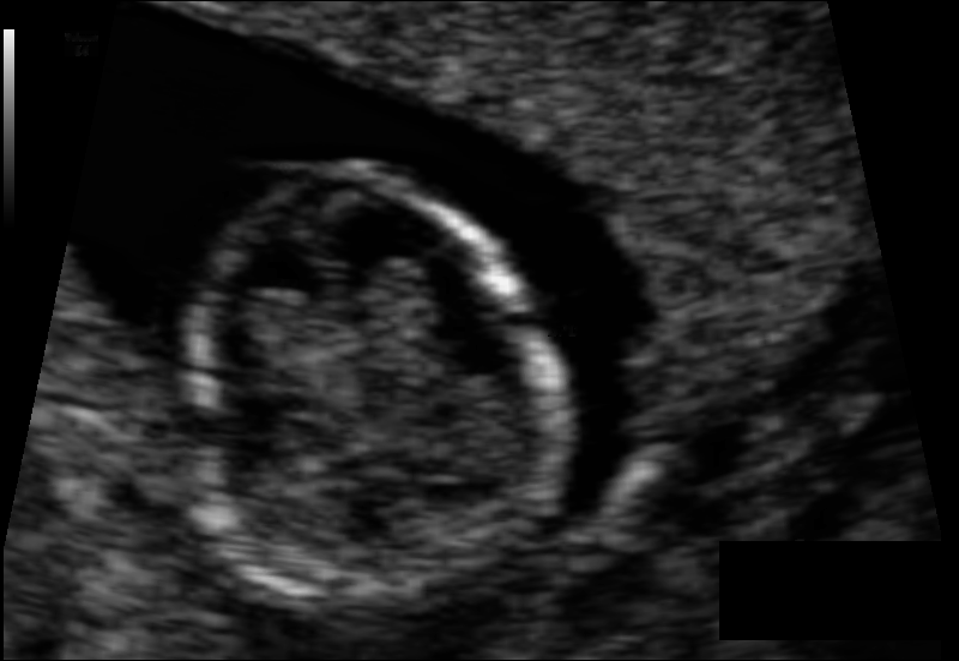
#> input picture Diverse Fetal Head Images/Orginal_train_images_to_959_661/029_HC.png, 959 x 661 px; its folder holds 4 pictures in this run
$ python ingest_new_data.py
#> lines starting #> are read from the running program, lines starting #| are printed output that depends on the picture
import os
import cv2
import numpy as np
from pathlib import Path
from tqdm import tqdm

def main():
    print("🚀 Starting data validation and ingestion...")
    ROOT_DIR = Path("/Users/nabeel/Desktop/fetal_new")
    IMAGES_DIR = ROOT_DIR / "dataset/images"
    MASKS_DIR = ROOT_DIR / "dataset/masks"
    NEW_IMGS_DIR = ROOT_DIR / "Diverse Fetal Head Images" / "Orginal_train_images_to_959_661"
    NEW_MASKS_DIR = ROOT_DIR / "Diverse Fetal Head Images" / "Test-Dataset-Segmentation" / "SegmentationClass"

    import glob
    img_files = glob.glob(str(NEW_IMGS_DIR / "*.png"))
    print(f"📦 Found {len(img_files)} new images to process.")

    # Colors defined in labelmap.txt (RGB)
    TARGET_COLORS = [
        (255, 0, 0),    # Brain
        (0, 0, 255),    # LV
        (255, 255, 0),  # CSP
    ]

    added_count = 0
    for img_path in tqdm(img_files, desc="Processing and Resizing"):
        basename = os.path.basename(img_path)
        mask_path = NEW_MASKS_DIR / basename

        if not mask_path.exists():
            continue

        img = cv2.imread(img_path, cv2.IMREAD_GRAYSCALE)
#> img is the input picture: shape (661, 959); min 0, max 255, mean 29.8
        mask = cv2.imread(str(mask_path), cv2.IMREAD_COLOR) # OpenCV reads BGR

        if mask is None or img is None:
            continue

        # Convert BGR (OpenCV) to RGB (for checking logic)
        mask_rgb = cv2.cvtColor(mask, cv2.COLOR_BGR2RGB)

        # Initialize an empty 1D mask (Background = 0)
        processed_mask = np.zeros(mask_rgb.shape[:2], dtype=np.uint8)

        # Map target classes to 1 (Head circumfrence)
        for color in TARGET_COLORS:
            matches = np.all(mask_rgb == color, axis=-1)
            processed_mask[matches] = 1

        # Resize all new images to 256x256 medical standard
        img_resized = cv2.resize(img, (256, 256), interpolation=cv2.INTER_AREA)
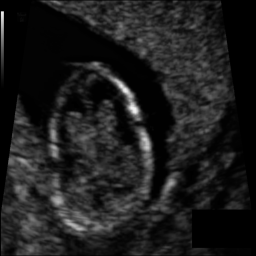
#> img_resized: shape (256, 256); min 0, max 243, mean 29.8
        mask_resized = cv2.resize(processed_mask, (256, 256), interpolation=cv2.INTER_NEAREST)
#> mask_resized: shape (256, 256); every value is 0

        # Save to main dataset folder with "Diverse_" prefix to prevent overwriting
        cv2.imwrite(str(IMAGES_DIR / f"Diverse_{basename}"), img_resized)
        cv2.imwrite(str(MASKS_DIR / f"Diverse_{basename}"), mask_resized)
        added_count += 1
#> pass 2 of the loop in main, `for img_path in tqdm(img_files, desc="Processing and Resizing"):`:
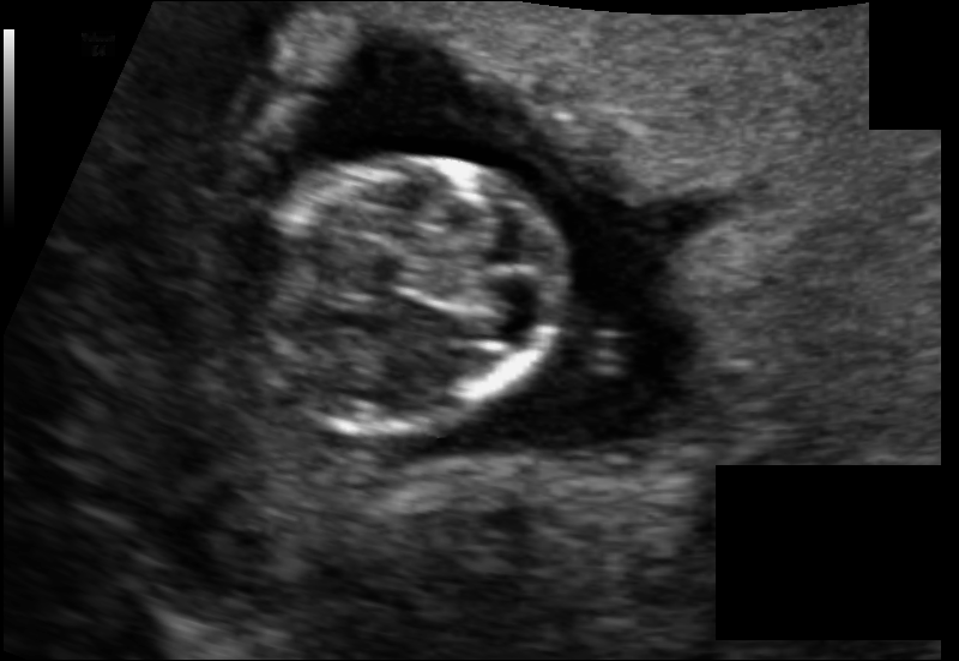
#> input picture Diverse Fetal Head Images/Orginal_train_images_to_959_661/033_HC.png, 959 x 661 px
#> in main, img is the input picture: shape (661, 959); min 0, max 255, mean 42.6
#> in main, `img_resized = cv2.resize(img, (256, 256), interpolation=cv2.INTER_AREA)`:
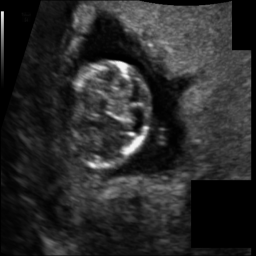
#> img_resized: shape (256, 256); min 0, max 243, mean 42.6
#> pass 3 of the loop in main, `for img_path in tqdm(img_files, desc="Processing and Resizing"):`:
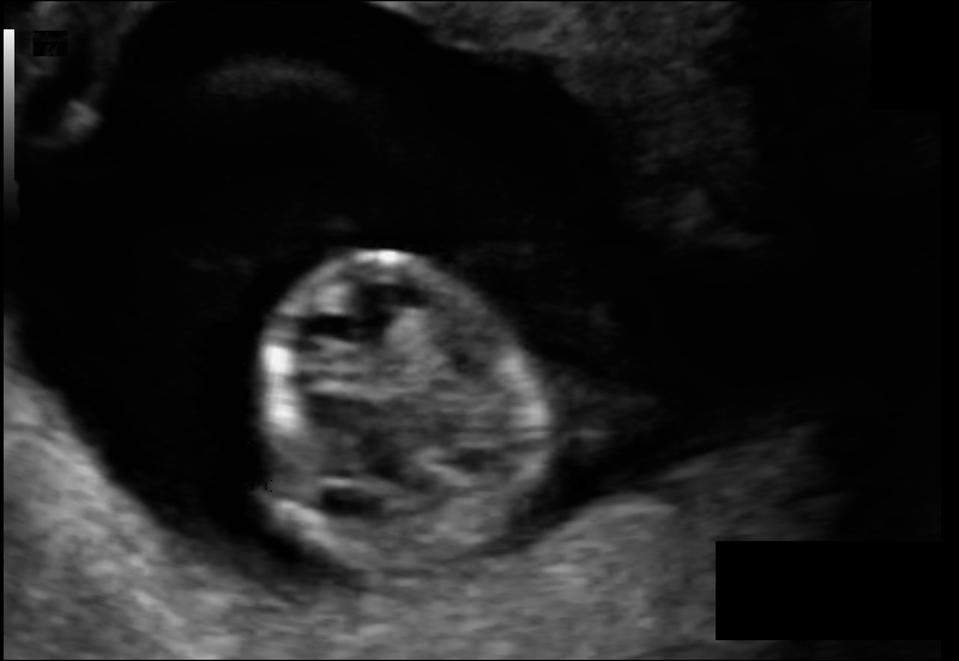
#> input picture Diverse Fetal Head Images/Orginal_train_images_to_959_661/060_HC.png, 959 x 661 px
#> in main, img is the input picture: shape (661, 959); min 0, max 255, mean 29.3
#> in main, `img_resized = cv2.resize(img, (256, 256), interpolation=cv2.INTER_AREA)`:
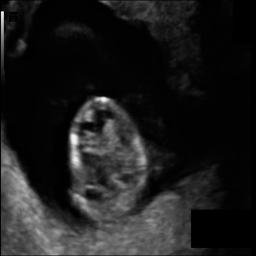
#> img_resized: shape (256, 256); min 0, max 243, mean 29.3
#> the loop made 4 passes; the first 3 are shown

    print(f"\n✅ SUCCESSFULLY ADDED {added_count} new images!")
#> (the run stopped early here; a loop or call above may not have finished)
